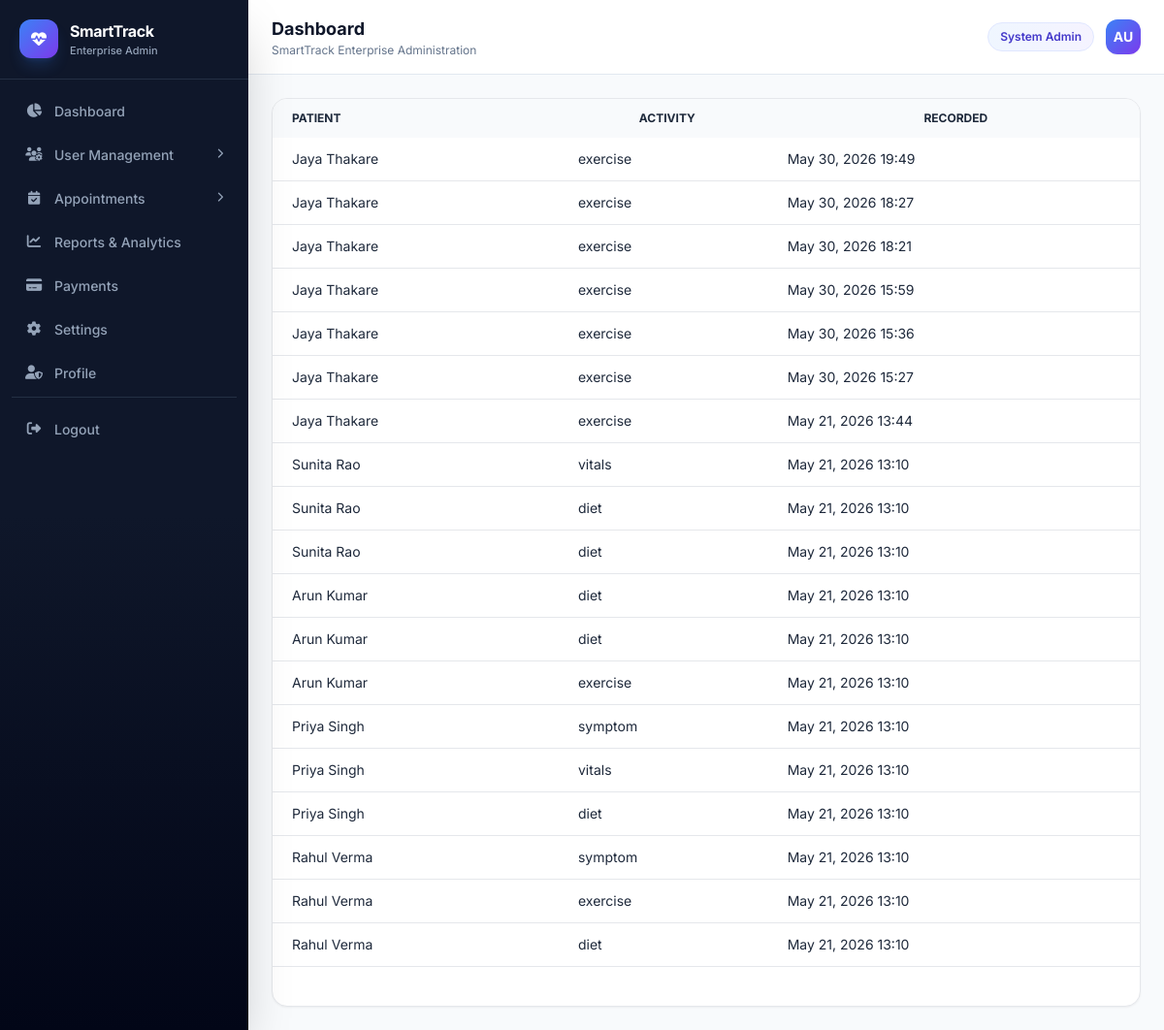
Page /system-admin/activities/ (signed in) on the committed database.
### apps/accounts/models.py (models this page shows, shortened)
class CustomUser(AbstractUser):
    ROLE_CHOICES = (
        ('patient', 'Patient'),
        ('doctor', 'Doctor'),
        ('admin', 'Admin'),
        ('caregiver', 'Caregiver'),
        ('family', 'Family Member'),
    )
    role = models.CharField(max_length=20, choices=ROLE_CHOICES, default='patient')
    is_email_verified = models.BooleanField(default=False, help_text='Email verified (is_verified)')
    otp_verified = models.BooleanField(default=False)
    last_activity = models.DateTimeField(null=True, blank=True)
    created_at = models.DateTimeField(auto_now_add=True)
    updated_at = models.DateTimeField(auto_now=True)
    class Meta:
        db_table = 'auth_user'
        indexes = [
            models.Index(fields=['role', 'is_active']),
            models.Index(fields=['email']),
        ]
    def get_full_name(self):
        from apps.profiles.profile_bridge import get_user_full_name
        return get_user_full_name(self)
    @property
    def phone(self):
        from apps.profiles.profile_bridge import get_user_phone
        return get_user_phone(self)
    @property
    def profile_completed(self):
        from apps.profiles.profile_bridge import is_profile_completed
        return is_profile_completed(self)

### apps/medicines/models.py (models this page shows, shortened)
class Activity(models.Model):
    ACTIVITY_TYPES = [
        ('exercise', 'Exercise'),
        ('walking', 'Walking'),
        ('yoga', 'Yoga'),
        ('physiotherapy', 'Physiotherapy'),
        ('dialysis', 'Dialysis'),
        ('bp_check', 'Blood Pressure Check'),
        ('sugar_check', 'Blood Sugar Check'),
        ('breathing', 'Breathing Exercise'),
        ('diet', 'Diet'),
        ('meditation', 'Meditation'),
        ('sleep', 'Sleep'),
        ('doctor_recommended', 'Doctor Recommended'),
        ('vitals', 'Vitals Check'),
        ('symptom', 'Symptom Report'),
        ('other', 'Other'),
    ]
    SCHEDULE_TYPES = [
        ('one_time', 'One Time Activity'),
        ('daily', 'Daily Activity'),
        ('weekly', 'Weekly Activity'),
        ('custom', 'Custom Schedule'),
    ]
    SEVERITY_CHOICES = [
        ('low', 'Low Impact'),
        ('medium', 'Medium Impact'),
        ('high', 'High Impact'),
        ('critical', 'Critical Impact'),
    ]
    SEVERITY_RISK_POINTS = {'low': 1, 'medium': 5, 'high': 15, 'critical': 20}
    DOCTOR_PRIORITY_CHOICES = [
        ('', 'Auto (based on activity type)'),
        ('low', 'Low Priority'),
        ('medium', 'Medium Priority'),
        ('high', 'High Priority'),
        ('critical', 'Critical Priority'),
    ]
    WEEKDAY_KEYS = ['mon', 'tue', 'wed', 'thu', 'fri', 'sat', 'sun']
    patient = models.ForeignKey(CustomUser, on_delete=models.CASCADE, related_name='activities')
    prescribed_by = models.ForeignKey(
        CustomUser, on_delete=models.SET_NULL, null=True, blank=True,
        related_name='prescribed_activities',
    )
    logged_by = models.ForeignKey(
        CustomUser, on_delete=models.SET_NULL, null=True, blank=True,
        related_name='logged_activities',
    )
    activity_type = models.CharField(max_length=30, choices=ACTIVITY_TYPES)
    title = models.CharField(max_length=200)
    description = models.TextField(blank=True)
    duration_minutes = models.IntegerField(default=30)
    schedule_type = models.CharField(max_length=20, choices=SCHEDULE_TYPES, default='one_time')
    start_date = models.DateField(null=True, blank=True)
    end_date = models.DateField(null=True, blank=True)
    time_slots = models.JSONField(default=list, blank=True)
    repeat_days = models.JSONField(default=list, blank=True)
    severity = models.CharField(max_length=10, choices=SEVERITY_CHOICES, default='low')
    requires_proof = models.BooleanField(default=False)
    reminders_enabled = models.BooleanField(default=True)
    is_active = models.BooleanField(default=True)
    file_upload = models.FileField(upload_to='activities/', null=True, blank=True)
    recorded_at = models.DateTimeField(auto_now_add=True)
    updated_at = models.DateTimeField(auto_now=True)
    class Meta:
        ordering = ['-recorded_at']

### apps/profiles/models.py (models this page shows, shortened)
class PatientProfile(models.Model):
    BLOOD_GROUP_CHOICES = [
        ('A+', 'A+'), ('A-', 'A-'), ('B+', 'B+'), ('B-', 'B-'),
        ('O+', 'O+'), ('O-', 'O-'), ('AB+', 'AB+'), ('AB-', 'AB-'),
    ]
    GENDER_CHOICES = [('male', 'Male'), ('female', 'Female'), ('other', 'Other')]
    ACTIVITY_CHOICES = [('sedentary', 'Sedentary'), ('moderate', 'Moderate'), ('active', 'Active')]
    DIABETES_CHOICES = [('no', 'No'), ('type1', 'Type 1'), ('type2', 'Type 2'), ('pre', 'Pre-diabetic')]
    SMOKING_CHOICES = [('no', 'Non-smoker'), ('occasional', 'Occasional'), ('regular', 'Regular'), ('ex', 'Ex-smoker')]
    ALCOHOL_CHOICES = [('no', 'None'), ('occasional', 'Occasional'), ('moderate', 'Moderate'), ('heavy', 'Heavy')]
    EXERCISE_CHOICES = [('never', 'Never'), ('rarely', 'Rarely'), ('sometimes', 'Sometimes'), ('daily', 'Daily')]
    RISK_LEVEL_CHOICES = [
        ('low', 'Low'), ('medium', 'Medium'), ('high', 'High'), ('critical', 'Critical'),
    ]
    user = models.OneToOneField(CustomUser, on_delete=models.CASCADE, related_name='patient_profile')
    patient_id = models.CharField(max_length=20, unique=True, blank=True)
    first_name = models.CharField(max_length=100, blank=True)
    middle_name = models.CharField(max_length=100, blank=True)
    last_name = models.CharField(max_length=100, blank=True)
    profile_photo = models.ImageField(upload_to='profiles/patients/', null=True, blank=True)
    phone_number = models.CharField(max_length=20, blank=True)
    alternate_number = models.CharField(max_length=20, blank=True)
    gender = models.CharField(max_length=10, choices=GENDER_CHOICES, blank=True)
    date_of_birth = models.DateField(null=True, blank=True)
    age_cached = models.PositiveSmallIntegerField(null=True, blank=True)
    blood_group = models.CharField(max_length=5, choices=BLOOD_GROUP_CHOICES, blank=True)
    address = models.TextField(blank=True)
    city = models.CharField(max_length=100, blank=True)
    state = models.CharField(max_length=100, blank=True)
    country = models.CharField(max_length=100, default='India', blank=True)
    pincode = models.CharField(max_length=20, blank=True)
    height = models.DecimalField(max_digits=5, decimal_places=2, null=True, blank=True)
    weight = models.DecimalField(max_digits=5, decimal_places=2, null=True, blank=True)
    bmi = models.DecimalField(max_digits=5, decimal_places=2, null=True, blank=True)
    allergies = models.TextField(blank=True)
    medical_conditions = models.TextField(blank=True, help_text='Primary / secondary conditions summary')
    chronic_diseases = models.TextField(blank=True)
    primary_diagnosis = models.TextField(blank=True)
    secondary_conditions = models.TextField(blank=True)
    current_medications = models.TextField(blank=True)
    blood_pressure = models.CharField(max_length=20, blank=True)
    diabetes = models.CharField(max_length=10, choices=DIABETES_CHOICES, blank=True)
    medical_history = models.TextField(blank=True)
    emergency_contact_name = models.CharField(max_length=100, blank=True)
    emergency_contact_number = models.CharField(max_length=20, blank=True)
    emergency_contact_phone = models.CharField(max_length=20, blank=True)
    emergency_contact_relation = models.CharField(max_length=50, blank=True)
    blood_donor_contact = models.CharField(max_length=20, blank=True)
    preferred_hospital = models.CharField(max_length=200, blank=True)
    hospital_name = models.CharField(max_length=200, blank=True)
    primary_doctor_name = models.CharField(max_length=200, blank=True)
    doctor_contact = models.CharField(max_length=20, blank=True)
    assigned_doctor = models.ForeignKey(
        CustomUser, on_delete=models.SET_NULL, null=True, blank=True,
        related_name='assigned_patients', limit_choices_to={'role': 'doctor'},
    )
    risk_level = models.CharField(max_length=10, choices=RISK_LEVEL_CHOICES, default='low', blank=True)
    risk_score = models.PositiveSmallIntegerField(default=0)
    notification_alerts = models.BooleanField(default=True)
    enable_sos = models.BooleanField(default=False)
    privacy_mode = models.BooleanField(default=False)
    activity_level = models.CharField(max_length=20, choices=ACTIVITY_CHOICES, blank=True)
    sleep_hours = models.IntegerField(null=True, blank=True)
    smoking_habit = models.CharField(max_length=20, choices=SMOKING_CHOICES, blank=True)
    alcohol_consumption = models.CharField(max_length=20, choices=ALCOHOL_CHOICES, blank=True)
    exercise_frequency = models.CharField(max_length=20, choices=EXERCISE_CHOICES, blank=True)
    preferred_language = models.CharField(max_length=50, default='English')
    onboarding_completed = models.BooleanField(default=False)
    step_completed = models.IntegerField(default=0)
    created_at = models.DateTimeField(auto_now_add=True)
    updated_at = models.DateTimeField(auto_now=True)
    class Meta:
        db_table = 'patient_profile'
    @property
    def full_name(self):
        parts = [self.first_name, self.middle_name, self.last_name]
        name = ' '.join(p for p in parts if p).strip()
        return name or self.user.get_full_name()

### apps/system_admin/views.py (the view)
# urls.py: path('activities/', views.activities_list, name='system_admin_activities'),
@admin_required
def activities_list(request):
    qs = Activity.objects.select_related('patient').order_by('-recorded_at')
    page = paginate(request, qs)
    return render(request, 'system_admin/activities/list.html', {'page': page, 'page_title': 'Activities'})

### apps/caregiver/access.py (called while the page is built, shortened)
def get_active_patient_context(request):
    actor = request.user
    return {
        'patient': None,
        'actor': actor,
        'caregiver_mode': False,
        'assignment': None,
    }

### apps/caregiver/context_processors.py (called while the page is built, shortened)
def caregiver_mode_context(request):
    if not request.user.is_authenticated or request.user.role != 'caregiver':
        return {}

### apps/dashboard/sidebar.py (called while the page is built, shortened)
def get_sidebar_active(request):
    match = getattr(request, 'resolver_match', None)
    url_name = match.url_name if match else None
    path = request.path
    if not path.endswith('/'):
        path = path + '/'
    if path.startswith('/medicines/activities/'):
        return 'activities'
    return ''

def sidebar_active_context(request):
    return {'sidebar_active': get_sidebar_active(request)}

### apps/notifications/context_processors.py (called while the page is built)
def notification_context(request):
    if not getattr(request, 'user', None) or not request.user.is_authenticated:
        return {}
    base = get_notifications_for_request(request)
    unread_count = base.filter(is_read=False).count()
    latest_id = base.aggregate(m=Max('id'))['m'] or 0
    return {
        'unread_count': unread_count,
        'latest_notification_id': latest_id,
    }

### apps/notifications/services.py (called while the page is built, shortened)
def get_notifications_for_user(user):
    if not user or not user.is_authenticated:
        return Notification.objects.none()
    return Notification.objects.filter(user=user)

def get_notifications_for_request(request):
    from apps.caregiver.access import get_active_patient_context
    ctx = get_active_patient_context(request)
    if ctx['caregiver_mode'] and ctx['patient']:
        return Notification.objects.filter(user=ctx['patient'])
    return get_notifications_for_user(request.user)

### apps/profiles/profile_bridge.py (called while the page is built, shortened)
def get_role_profile(user):
    if not user or not getattr(user, 'is_authenticated', True):
        return None
    role = getattr(user, 'role', None)
    try:
        if role == 'patient':
            return user.patient_profile
    except Exception:
        return None
    return None

def get_user_full_name(user):
    profile = get_role_profile(user)
    if profile and getattr(profile, 'full_name', None):
        return profile.full_name.strip()
    first = get_profile_first_name(user)
    last = get_profile_last_name(user)
    return f'{first} {last}'.strip() or user.username

### apps/system_admin/services.py (called while the page is built)
def paginate(request, queryset, per_page=20):
    paginator = Paginator(queryset, per_page)
    page_num = request.GET.get('page', 1)
    return paginator.get_page(page_num)

### templates/system_admin/activities/list.html
{% extends 'system_admin/base.html' %}
{% block content %}
<div class="bg-white rounded-2xl border shadow-sm overflow-hidden">
  <table class="w-full text-sm"><thead><tr class="bg-slate-50 text-xs uppercase"><th class="px-5 py-3 text-left">Patient</th><th class="px-4 py-3">Activity</th><th class="px-4 py-3">Recorded</th></tr></thead>
  <tbody>{% for a in page %}<tr class="border-b"><td class="px-5 py-3">{{ a.patient.get_full_name }}</td><td class="px-4 py-3">{{ a.activity_type }}</td><td class="px-4 py-3">{{ a.recorded_at|date:"M j, Y H:i" }}</td></tr>{% empty %}<tr><td colspan="3" class="py-10 text-center text-slate-400">No activities.</td></tr>{% endfor %}</tbody></table>
  <div class="p-5">{% include 'system_admin/includes/pagination.html' %}</div>
</div>
{% endblock %}

### templates/system_admin/base.html (shortened to what this page needs)
{% load static %}
<!DOCTYPE html>
<html lang="en">
<head>
  <link rel="stylesheet" href="https://cdnjs.cloudflare.com/ajax/libs/font-awesome/6.5.0/css/all.min.css">
  <script src="https://cdn.tailwindcss.com"></script>
  <link rel="stylesheet" href="{% static 'css/main.css' %}">
  <link rel="stylesheet" href="{% static 'css/admin_dashboard.css' %}?v=4">
</head>
<body class="admin-shell bg-slate-50 text-slate-800 font-sans antialiased">
<div class="flex min-h-screen">
  {% include 'system_admin/includes/sidebar.html' %}
  <main id="adminMain" class="admin-main flex-1 lg:ml-64 min-h-screen min-w-0">
    <header class="bg-white border-b border-slate-200 px-4 sm:px-6 py-4 flex items-center justify-between sticky top-0 z-30">
      <div class="flex items-center gap-3 min-w-0">
        <div class="min-w-0">
          <h1 class="font-bold text-slate-900 text-lg truncate">{% block page_title %}Dashboard{% endblock %}</h1>
          <p class="text-xs text-slate-500 truncate">{% block page_subtitle %}SmartTrack Enterprise Administration{% endblock %}</p>
        </div>
      </div>
      <div class="flex items-center gap-3 flex-shrink-0">
        <span class="hidden sm:inline text-xs bg-gradient-to-r from-blue-50 to-violet-50 text-indigo-700 px-3 py-1.5 rounded-full font-semibold border border-indigo-100">System Admin</span>
        <a href="{% url 'system_admin_profile' %}" class="w-9 h-9 rounded-xl bg-gradient-to-br from-blue-500 to-violet-600 flex items-center justify-center text-white font-bold text-sm shadow-sm hover:shadow-md transition" title="Profile">
          {{ user.first_name|first|default:"A" }}{{ user.last_name|first }}
        </a>
      </div>
    </header>
    <div class="p-4 sm:p-6">{% block content %}{% endblock %}</div>
  </main>
</div>
</body>
</html>

### static/css/main.css (style rules this page uses)
*, *::before, *::after { box-sizing: border-box; margin: 0; padding: 0; }
html { scroll-behavior: smooth; }
body { font-family: 'Inter', sans-serif; -webkit-font-smoothing: antialiased; }

### static/css/admin_dashboard.css (style rules this page uses)
.admin-shell { font-family: 'Inter', sans-serif; }
.admin-main { transition: margin-left 0.25s ease; }

### rows in the picture
Activity: patient.get_full_name "Jaya Thakare", activity_type "exercise", recorded_at "May 30, 2026 19:49"
Activity: patient.get_full_name "Jaya Thakare", activity_type "exercise", recorded_at "May 30, 2026 18:27"
Activity: patient.get_full_name "Jaya Thakare", activity_type "exercise", recorded_at "May 30, 2026 18:21"
Activity: patient.get_full_name "Jaya Thakare", activity_type "exercise", recorded_at "May 30, 2026 15:59"
Activity: patient.get_full_name "Jaya Thakare", activity_type "exercise", recorded_at "May 30, 2026 15:36"
Activity: patient.get_full_name "Jaya Thakare", activity_type "exercise", recorded_at "May 30, 2026 15:27"
Activity: patient.get_full_name "Jaya Thakare", activity_type "exercise", recorded_at "May 21, 2026 13:44"
Activity: patient.get_full_name "Sunita Rao", activity_type "vitals", recorded_at "May 21, 2026 13:10"
Activity: patient.get_full_name "Sunita Rao", activity_type "diet", recorded_at "May 21, 2026 13:10"
Activity: patient.get_full_name "Sunita Rao", activity_type "diet", recorded_at "May 21, 2026 13:10"
Activity: patient.get_full_name "Arun Kumar", activity_type "diet", recorded_at "May 21, 2026 13:10"
Activity: patient.get_full_name "Arun Kumar", activity_type "diet", recorded_at "May 21, 2026 13:10"
Activity: patient.get_full_name "Arun Kumar", activity_type "exercise", recorded_at "May 21, 2026 13:10"
Activity: patient.get_full_name "Priya Singh", activity_type "symptom", recorded_at "May 21, 2026 13:10"
Activity: patient.get_full_name "Priya Singh", activity_type "vitals", recorded_at "May 21, 2026 13:10"
Activity: patient.get_full_name "Priya Singh", activity_type "diet", recorded_at "May 21, 2026 13:10"
Activity: patient.get_full_name "Rahul Verma", activity_type "symptom", recorded_at "May 21, 2026 13:10"
Activity: patient.get_full_name "Rahul Verma", activity_type "exercise", recorded_at "May 21, 2026 13:10"
Activity: patient.get_full_name "Rahul Verma", activity_type "diet", recorded_at "May 21, 2026 13:10"

### other values in the picture
{{ user.first_name|first|default:"A" }} "A"
{{ user.last_name|first }} "U"
